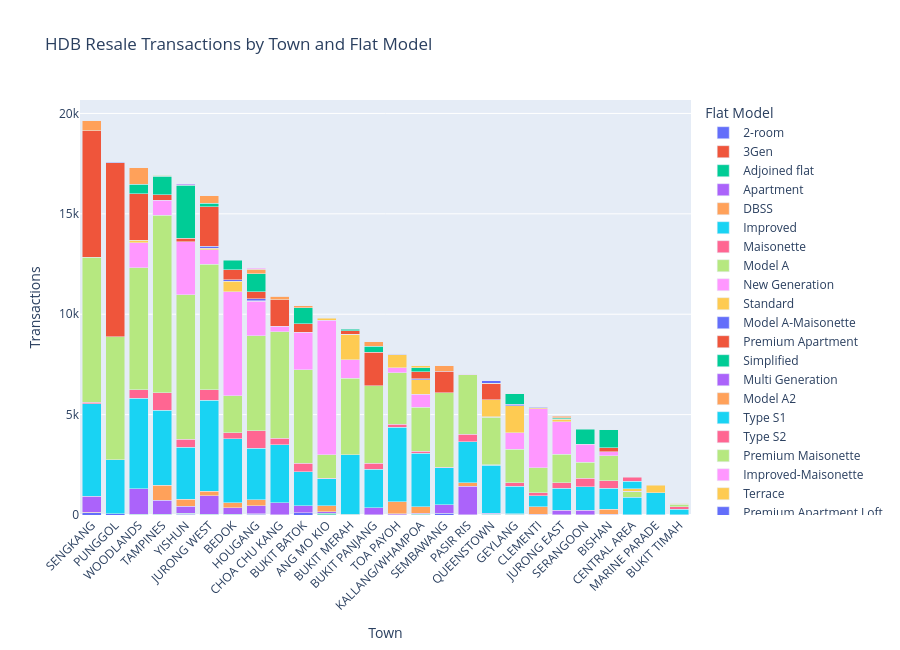

The code cell stored with this chart in its notebook:
### Code cell
fig = px.bar(
    town_model,
    x="town",
    y="count",
    color="flat_model",
    barmode="stack",
    category_orders={"town": town_order},
    title="HDB Resale Transactions by Town and Flat Model",
    labels={
        "town": "Town",
        "count": "Transactions",
        "flat_model": "Flat Model"
    },
    height=650
)

fig.update_layout(xaxis_tickangle=-45)
fig.show()

### Figure 1 — Plotly figure (JSON) as saved in the notebook; plotly's stock layout.template omitted (floating-point values rounded to 4 significant figures)
{"data": [{"hovertemplate": "Flat Model=2-room<br>Town=%{x}<br>Transactions=%{y}<extra></extra>", "legendgroup": "2-room", "marker": {"color": "#636efa", "pattern": {"shape": ""}}, "name": "2-room", "orientation": "v", "showlegend": true, "textposition": "auto", "type": "bar", "x": ["ANG MO KIO", "BEDOK", "BUKIT BATOK", "BUKIT MERAH", "BUKIT PANJANG", "CENTRAL AREA", "CHOA CHU KANG", "GEYLANG", "HOUGANG", "JURONG EAST", "JURONG WEST", "PASIR RIS", "PUNGGOL", "QUEENSTOWN", "SEMBAWANG", "SENGKANG", "TAMPINES", "TOA PAYOH", "WOODLANDS", "YISHUN"], "xaxis": "x", "y": [1, 2, 100, 5, 5, 1, 20, 1, 41, 4, 8, 10, 59, 3, 82, 114, 2, 1, 14, 48], "yaxis": "y"}, {"hovertemplate": "Flat Model=3Gen<br>Town=%{x}<br>Transactions=%{y}<extra></extra>", "legendgroup": "3Gen", "marker": {"color": "#EF553B", "pattern": {"shape": ""}}, "name": "3Gen", "orientation": "v", "showlegend": true, "textposition": "auto", "type": "bar", "x": ["ANG MO KIO", "BUKIT BATOK", "HOUGANG", "JURONG WEST", "PUNGGOL", "SENGKANG", "TAMPINES", "WOODLANDS", "YISHUN"], "xaxis": "x", "y": [1, 8, 12, 14, 4, 12, 14, 5, 15], "yaxis": "y"}, {"hovertemplate": "Flat Model=Adjoined flat<br>Town=%{x}<br>Transactions=%{y}<extra></extra>", "legendgroup": "Adjoined flat", "marker": {"color": "#00cc96", "pattern": {"shape": ""}}, "name": "Adjoined flat", "orientation": "v", "showlegend": true, "textposition": "auto", "type": "bar", "x": ["ANG MO KIO", "BEDOK", "BISHAN", "BUKIT BATOK", "BUKIT MERAH", "BUKIT PANJANG", "BUKIT TIMAH", "CENTRAL AREA", "CHOA CHU KANG", "CLEMENTI", "GEYLANG", "HOUGANG", "JURONG EAST", "JURONG WEST", "KALLANG/WHAMPOA", "MARINE PARADE", "PASIR RIS", "QUEENSTOWN", "SERANGOON", "TAMPINES", "TOA PAYOH", "WOODLANDS", "YISHUN"], "xaxis": "x", "y": [91, 40, 3, 12, 34, 1, 2, 13, 4, 25, 26, 10, 8, 13, 29, 8, 1, 35, 8, 12, 18, 8, 15], "yaxis": "y"}, {"hovertemplate": "Flat Model=Apartment<br>Town=%{x}<br>Transactions=%{y}<extra></extra>", "legendgroup": "Apartment", "marker": {"color": "#ab63fa", "pattern": {"shape": ""}}, "name": "Apartment", "orientation": "v", "showlegend": true, "textposition": "auto", "type": "bar", "x": ["ANG MO KIO", "BEDOK", "BISHAN", "BUKIT BATOK", "BUKIT PANJANG", "BUKIT TIMAH", "CHOA CHU KANG", "CLEMENTI", "GEYLANG", "HOUGANG", "JURONG EAST", "JURONG WEST", "KALLANG/WHAMPOA", "PASIR RIS", "QUEENSTOWN", "SEMBAWANG", "SENGKANG", "SERANGOON", "TAMPINES", "TOA PAYOH", "WOODLANDS", "YISHUN"], "xaxis": "x", "y": [60, 316, 47, 350, 345, 6, 581, 13, 46, 409, 214, 912, 70, 1417, 41, 441, 807, 222, 705, 46, 1276, 361], "yaxis": "y"}, {"hovertemplate": "Flat Model=DBSS<br>Town=%{x}<br>Transactions=%{y}<extra></extra>", "legendgroup": "DBSS", "marker": {"color": "#FFA15A", "pattern": {"shape": ""}}, "name": "DBSS", "orientation": "v", "showlegend": true, "textposition": "auto", "type": "bar", "x": ["ANG MO KIO", "BEDOK", "BISHAN", "CLEMENTI", "HOUGANG", "JURONG WEST", "KALLANG/WHAMPOA", "PASIR RIS", "TAMPINES", "TOA PAYOH", "YISHUN"], "xaxis": "x", "y": [318, 244, 232, 374, 279, 230, 306, 177, 752, 587, 351], "yaxis": "y"}, {"hovertemplate": "Flat Model=Improved<br>Town=%{x}<br>Transactions=%{y}<extra></extra>", "legendgroup": "Improved", "marker": {"color": "#19d3f3", "pattern": {"shape": ""}}, "name": "Improved", "orientation": "v", "showlegend": true, "textposition": "auto", "type": "bar", "x": ["ANG MO KIO", "BEDOK", "BISHAN", "BUKIT BATOK", "BUKIT MERAH", "BUKIT PANJANG", "BUKIT TIMAH", "CENTRAL AREA", "CHOA CHU KANG", "CLEMENTI", "GEYLANG", "HOUGANG", "JURONG EAST", "JURONG WEST", "KALLANG/WHAMPOA", "MARINE PARADE", "PASIR RIS", "PUNGGOL", "QUEENSTOWN", "SEMBAWANG", "SENGKANG", "SERANGOON", "TAMPINES", "TOA PAYOH", "WOODLANDS", "YISHUN"], "xaxis": "x", "y": [1333, 3192, 1041, 1690, 2973, 1933, 290, 867, 2899, 559, 1351, 2585, 1111, 4540, 2681, 1094, 2033, 2691, 2404, 1827, 4618, 1168, 3726, 3712, 4504, 2583], "yaxis": "y"}, {"hovertemplate": "Flat Model=Maisonette<br>Town=%{x}<br>Transactions=%{y}<extra></extra>", "legendgroup": "Maisonette", "marker": {"color": "#FF6692", "pattern": {"shape": ""}}, "name": "Maisonette", "orientation": "v", "showlegend": true, "textposition": "auto", "type": "bar", "x": ["ANG MO KIO", "BEDOK", "BISHAN", "BUKIT BATOK", "BUKIT PANJANG", "BUKIT TIMAH", "CHOA CHU KANG", "CLEMENTI", "GEYLANG", "HOUGANG", "JURONG EAST", "JURONG WEST", "KALLANG/WHAMPOA", "PASIR RIS", "QUEENSTOWN", "SEMBAWANG", "SENGKANG", "SERANGOON", "TAMPINES", "TOA PAYOH", "WOODLANDS", "YISHUN"], "xaxis": "x", "y": [15, 298, 391, 420, 294, 111, 320, 139, 175, 848, 259, 517, 84, 390, 23, 17, 56, 424, 887, 144, 428, 404], "yaxis": "y"}, {"hovertemplate": "Flat Model=Model A<br>Town=%{x}<br>Transactions=%{y}<extra></extra>", "legendgroup": "Model A", "marker": {"color": "#B6E880", "pattern": {"shape": ""}}, "name": "Model A", "orientation": "v", "showlegend": true, "textposition": "auto", "type": "bar", "x": ["ANG MO KIO", "BEDOK", "BISHAN", "BUKIT BATOK", "BUKIT MERAH", "BUKIT PANJANG", "BUKIT TIMAH", "CENTRAL AREA", "CHOA CHU KANG", "CLEMENTI", "GEYLANG", "HOUGANG", "JURONG EAST", "JURONG WEST", "KALLANG/WHAMPOA", "PASIR RIS", "PUNGGOL", "QUEENSTOWN", "SEMBAWANG", "SENGKANG", "SERANGOON", "TAMPINES", "TOA PAYOH", "WOODLANDS", "YISHUN"], "xaxis": "x", "y": [1178, 1858, 1249, 4665, 3801, 3861, 137, 267, 5313, 1243, 1682, 4732, 1424, 6245, 2193, 2959, 6116, 2352, 3722, 7222, 799, 8836, 2589, 6075, 7204], "yaxis": "y"}, {"hovertemplate": "Flat Model=New Generation<br>Town=%{x}<br>Transactions=%{y}<extra></extra>", "legendgroup": "New Generation", "marker": {"color": "#FF97FF", "pattern": {"shape": ""}}, "name": "New Generation", "orientation": "v", "showlegend": true, "textposition": "auto", "type": "bar", "x": ["ANG MO KIO", "BEDOK", "BISHAN", "BUKIT BATOK", "BUKIT MERAH", "CENTRAL AREA", "CHOA CHU KANG", "CLEMENTI", "GEYLANG", "HOUGANG", "JURONG EAST", "JURONG WEST", "KALLANG/WHAMPOA", "PASIR RIS", "QUEENSTOWN", "SERANGOON", "TAMPINES", "TOA PAYOH", "WOODLANDS", "YISHUN"], "xaxis": "x", "y": [6710, 5177, 195, 1856, 908, 28, 274, 2938, 806, 1737, 1618, 731, 655, 26, 29, 894, 746, 233, 1250, 2620], "yaxis": "y"}, {"hovertemplate": "Flat Model=Standard<br>Town=%{x}<br>Transactions=%{y}<extra></extra>", "legendgroup": "Standard", "marker": {"color": "#FECB52", "pattern": {"shape": ""}}, "name": "Standard", "orientation": "v", "showlegend": true, "textposition": "auto", "type": "bar", "x": ["ANG MO KIO", "BEDOK", "BUKIT MERAH", "BUKIT TIMAH", "CENTRAL AREA", "CLEMENTI", "GEYLANG", "HOUGANG", "JURONG EAST", "JURONG WEST", "KALLANG/WHAMPOA", "MARINE PARADE", "QUEENSTOWN", "TOA PAYOH", "WOODLANDS"], "xaxis": "x", "y": [85, 521, 1270, 35, 122, 52, 1367, 17, 132, 86, 728, 375, 859, 657, 136], "yaxis": "y"}, {"hovertemplate": "Flat Model=Model A-Maisonette<br>Town=%{x}<br>Transactions=%{y}<extra></extra>", "legendgroup": "Model A-Maisonette", "marker": {"color": "#636efa", "pattern": {"shape": ""}}, "name": "Model A-Maisonette", "orientation": "v", "showlegend": true, "textposition": "auto", "type": "bar", "x": ["BEDOK", "BUKIT MERAH", "CLEMENTI", "GEYLANG", "HOUGANG", "JURONG EAST", "JURONG WEST", "KALLANG/WHAMPOA", "TOA PAYOH"], "xaxis": "x", "y": [62, 8, 16, 70, 97, 29, 80, 37, 24], "yaxis": "y"}, {"hovertemplate": "Flat Model=Premium Apartment<br>Town=%{x}<br>Transactions=%{y}<extra></extra>", "legendgroup": "Premium Apartment", "marker": {"color": "#EF553B", "pattern": {"shape": ""}}, "name": "Premium Apartment", "orientation": "v", "showlegend": true, "textposition": "auto", "type": "bar", "x": ["BEDOK", "BISHAN", "BUKIT BATOK", "BUKIT MERAH", "BUKIT PANJANG", "CHOA CHU KANG", "HOUGANG", "JURONG WEST", "KALLANG/WHAMPOA", "PUNGGOL", "QUEENSTOWN", "SEMBAWANG", "SENGKANG", "TAMPINES", "WOODLANDS", "YISHUN"], "xaxis": "x", "y": [494, 188, 418, 179, 1655, 1318, 352, 1987, 350, 8683, 790, 1073, 6312, 283, 2296, 175], "yaxis": "y"}, {"hovertemplate": "Flat Model=Simplified<br>Town=%{x}<br>Transactions=%{y}<extra></extra>", "legendgroup": "Simplified", "marker": {"color": "#00cc96", "pattern": {"shape": ""}}, "name": "Simplified", "orientation": "v", "showlegend": true, "textposition": "auto", "type": "bar", "x": ["BEDOK", "BISHAN", "BUKIT BATOK", "BUKIT MERAH", "BUKIT PANJANG", "BUKIT TIMAH", "GEYLANG", "HOUGANG", "JURONG EAST", "JURONG WEST", "KALLANG/WHAMPOA", "PASIR RIS", "SERANGOON", "TAMPINES", "TOA PAYOH", "WOODLANDS", "YISHUN"], "xaxis": "x", "y": [494, 890, 806, 75, 318, 9, 513, 893, 47, 164, 195, 28, 762, 915, 30, 491, 2640], "yaxis": "y"}, {"hovertemplate": "Flat Model=Multi Generation<br>Town=%{x}<br>Transactions=%{y}<extra></extra>", "legendgroup": "Multi Generation", "marker": {"color": "#ab63fa", "pattern": {"shape": ""}}, "name": "Multi Generation", "orientation": "v", "showlegend": true, "textposition": "auto", "type": "bar", "x": ["BISHAN", "TAMPINES", "YISHUN"], "xaxis": "x", "y": [14, 30, 49], "yaxis": "y"}, {"hovertemplate": "Flat Model=Model A2<br>Town=%{x}<br>Transactions=%{y}<extra></extra>", "legendgroup": "Model A2", "marker": {"color": "#FFA15A", "pattern": {"shape": ""}}, "name": "Model A2", "orientation": "v", "showlegend": true, "textposition": "auto", "type": "bar", "x": ["BUKIT BATOK", "BUKIT PANJANG", "CHOA CHU KANG", "HOUGANG", "JURONG EAST", "JURONG WEST", "SEMBAWANG", "SENGKANG", "WOODLANDS"], "xaxis": "x", "y": [87, 213, 163, 238, 78, 366, 265, 495, 819], "yaxis": "y"}, {"hovertemplate": "Flat Model=Type S1<br>Town=%{x}<br>Transactions=%{y}<extra></extra>", "legendgroup": "Type S1", "marker": {"color": "#19d3f3", "pattern": {"shape": ""}}, "name": "Type S1", "orientation": "v", "showlegend": true, "textposition": "auto", "type": "bar", "x": ["CENTRAL AREA"], "xaxis": "x", "y": [394], "yaxis": "y"}, {"hovertemplate": "Flat Model=Type S2<br>Town=%{x}<br>Transactions=%{y}<extra></extra>", "legendgroup": "Type S2", "marker": {"color": "#FF6692", "pattern": {"shape": ""}}, "name": "Type S2", "orientation": "v", "showlegend": true, "textposition": "auto", "type": "bar", "x": ["CENTRAL AREA"], "xaxis": "x", "y": [199], "yaxis": "y"}, {"hovertemplate": "Flat Model=Premium Maisonette<br>Town=%{x}<br>Transactions=%{y}<extra></extra>", "legendgroup": "Premium Maisonette", "marker": {"color": "#B6E880", "pattern": {"shape": ""}}, "name": "Premium Maisonette", "orientation": "v", "showlegend": true, "textposition": "auto", "type": "bar", "x": ["CHOA CHU KANG", "TAMPINES"], "xaxis": "x", "y": [6, 16], "yaxis": "y"}, {"hovertemplate": "Flat Model=Improved-Maisonette<br>Town=%{x}<br>Transactions=%{y}<extra></extra>", "legendgroup": "Improved-Maisonette", "marker": {"color": "#FF97FF", "pattern": {"shape": ""}}, "name": "Improved-Maisonette", "orientation": "v", "showlegend": true, "textposition": "auto", "type": "bar", "x": ["HOUGANG"], "xaxis": "x", "y": [33], "yaxis": "y"}, {"hovertemplate": "Flat Model=Terrace<br>Town=%{x}<br>Transactions=%{y}<extra></extra>", "legendgroup": "Terrace", "marker": {"color": "#FECB52", "pattern": {"shape": ""}}, "name": "Terrace", "orientation": "v", "showlegend": true, "textposition": "auto", "type": "bar", "x": ["KALLANG/WHAMPOA", "QUEENSTOWN"], "xaxis": "x", "y": [101, 22], "yaxis": "y"}, {"hovertemplate": "Flat Model=Premium Apartment Loft<br>Town=%{x}<br>Transactions=%{y}<extra></extra>", "legendgroup": "Premium Apartment Loft", "marker": {"color": "#636efa", "pattern": {"shape": ""}}, "name": "Premium Apartment Loft", "orientation": "v", "showlegend": true, "textposition": "auto", "type": "bar", "x": ["PUNGGOL", "QUEENSTOWN"], "xaxis": "x", "y": [23, 118], "yaxis": "y"}], "layout": {"barmode": "stack", "height": 650, "legend": {"title": {"text": "Flat Model"}, "tracegroupgap": 0}, "title": {"text": "HDB Resale Transactions by Town and Flat Model"}, "xaxis": {"anchor": "y", "categoryarray": ["SENGKANG", "PUNGGOL", "WOODLANDS", "TAMPINES", "YISHUN", "JURONG WEST", "BEDOK", "HOUGANG", "CHOA CHU KANG", "BUKIT BATOK", "ANG MO KIO", "BUKIT MERAH", "BUKIT PANJANG", "TOA PAYOH", "KALLANG/WHAMPOA", "SEMBAWANG", "PASIR RIS", "QUEENSTOWN", "GEYLANG", "CLEMENTI", "JURONG EAST", "SERANGOON", "BISHAN", "CENTRAL AREA", "MARINE PARADE", "BUKIT TIMAH"], "categoryorder": "array", "domain": [0, 1], "tickangle": -45, "title": {"text": "Town"}}, "yaxis": {"anchor": "x", "domain": [0, 1], "title": {"text": "Transactions"}}}}
